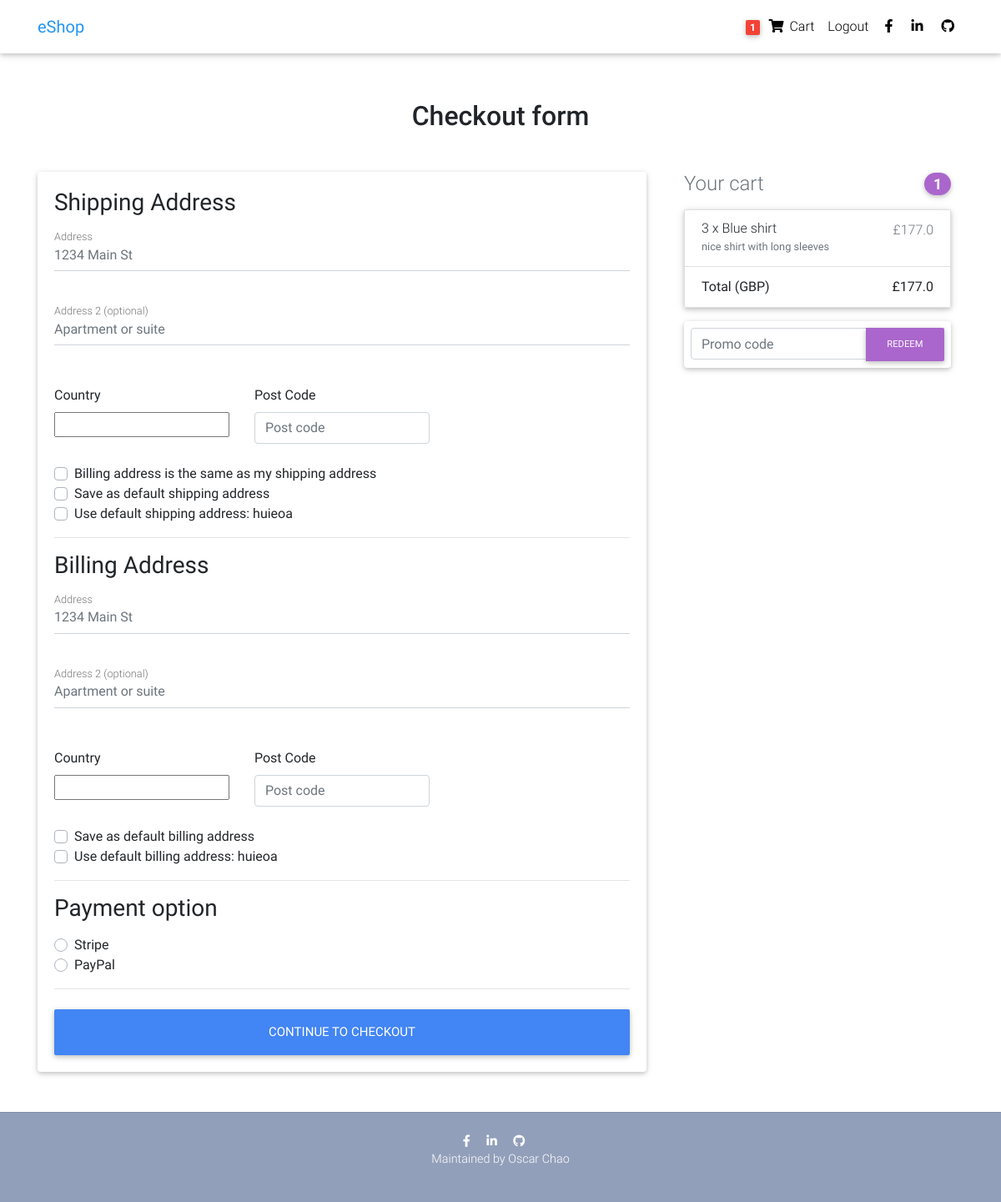
/checkout/ (signed in), run on an earlier commit of the app's database.
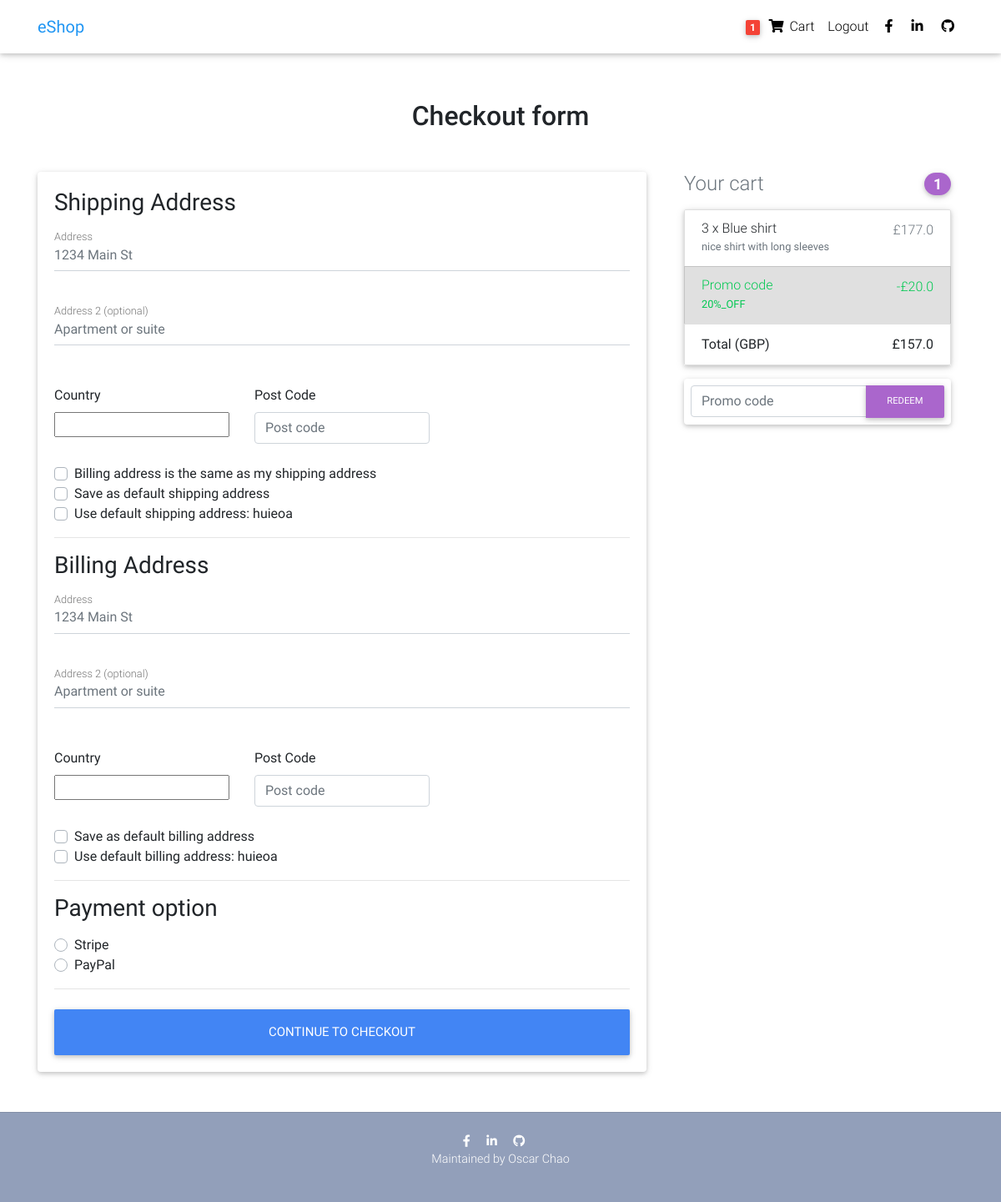
And on a later commit of the database.
### profiles/models.py (models this page shows, shortened)
class Order(models.Model):
    user = models.ForeignKey(settings.AUTH_USER_MODEL, on_delete=models.CASCADE)
    ref_code = models.CharField(max_length=20, blank=True, null=True)
    items = models.ManyToManyField(OrderItem)
    start_date = models.DateTimeField(auto_now_add=True)
    ordered_date = models.DateTimeField()
    ordered = models.BooleanField(default=False)
    shipping_address = models.ForeignKey('Address', related_name='shipping_address', on_delete=models.SET_NULL, blank=True, null=True)
    billing_address = models.ForeignKey('Address', related_name='billing_address', on_delete=models.SET_NULL, blank=True, null=True)
    payment = models.ForeignKey('Payment', on_delete=models.SET_NULL, blank=True, null=True)
    coupon = models.ForeignKey('Coupon', on_delete=models.SET_NULL, blank=True, null=True)
    being_delivered = models.BooleanField(default=False)
    received = models.BooleanField(default=False)
    refund_requested = models.BooleanField(default=False)
    refund_granted = models.BooleanField(default=False)
    def get_total(self):
        total = 0
        for order_item in self.items.all():
            total += order_item.get_final_price()
        if self.coupon:
            total -= self.coupon.amount
        return total

class OrderItem(models.Model):
    user = models.ForeignKey(settings.AUTH_USER_MODEL, on_delete=models.CASCADE)
    ordered = models.BooleanField(default=False)
    item = models.ForeignKey(Item, on_delete=models.CASCADE)
    quantity = models.IntegerField(default=1)
    def get_total_discount_item_price(self):
        return self.quantity * self.item.discount_price
    def get_final_price(self):
        if self.item.discount_price:
            return self.get_total_discount_item_price()
        return self.get_total_item_price()

class Item(models.Model):
    title = models.CharField(max_length=120)
    price = models.FloatField()
    discount_price = models.FloatField(blank=True, null=True)
    category = models.CharField(choices=CATEGORY_CHOICES, max_length=2)
    label = models.CharField(choices=LABEL_CHOICES, max_length=1)
    slug = models.SlugField()
    description = models.TextField()
    image = models.ImageField()

class Coupon(models.Model):
    code = models.CharField(max_length=15)
    amount = models.FloatField()

### profiles/views.py (the view, shortened to what this page needs)
# urls.py: path('checkout/', CheckoutView.as_view(), name='checkout'),
class CheckoutView(View):
    def get(self, *args, **kwargs):
        try:
            order = Order.objects.get(user=self.request.user, ordered=False)
            form = CheckOutForm()
            context = {
                'form': form,
                'couponform': CouponForm(),
                'order': order,
                'DISPLAY_COUPON_FORM': True
            }
            shipping_address_qs = Address.objects.filter(
                user=self.request.user,
                address_type='S',
                default=True
            )
            if shipping_address_qs.exists():
                context.update({'default_shipping_address': shipping_address_qs[0]})
            billing_address_qs = Address.objects.filter(
                user=self.request.user,
                address_type='B',
                default=True
            )
            if billing_address_qs.exists():
                context.update({'default_billing_address': billing_address_qs[0]})
            return render(self.request, "checkout.html", context)
        except ObjectDoesNotExist:
            messages.info(self.request, "You do not have an active order")
            return redirect("profiles:checkout")

### profiles/forms.py
class CheckOutForm(forms.Form):
    shipping_address = forms.CharField(required=False)
    shipping_address2 = forms.CharField(required=False)
    shipping_country = CountryField(blank_label='(select country)').formfield(
        required=False,
        widget=CountrySelectWidget(attrs={
        'class': 'custom-select d-block w-100',
    }))
    shipping_post_code = forms.CharField(required=False)
    billing_address = forms.CharField(required=False)
    billing_address2 = forms.CharField(required=False)
    billing_country = CountryField(blank_label='(select country)').formfield(
        required=False,
        widget=CountrySelectWidget(attrs={
        'class': 'custom-select d-block w-100',
    }))
    billing_post_code = forms.CharField(required=False)
    same_billing_address = forms.BooleanField(required=False)
    set_default_shipping = forms.BooleanField(required=False)
    use_default_shipping = forms.BooleanField(required=False)
    set_default_billing = forms.BooleanField(required=False)
    use_default_billing = forms.BooleanField(required=False)
    payment_option = forms.ChoiceField(widget=forms.RadioSelect, choices=PAYMENT_CHOICES)

### templates/checkout.html (shortened to what the changed rows need)
{% extends 'home-page.html' %}
{% block content %}
  <main>
    <div class="container wow fadeIn">
      <h2 class="my-5 h2 text-center">Checkout form</h2>
      <div class="row">
        <div class="col-md-4 mb-4">
          {% include 'order_snippet.html' %}
        </div>
      </div>
    </div>
  </main>
{% endblock content %}

### templates/order_snippet.html (shortened to what this page needs)
<div class="col-md-12 mb-4">
  <h4 class="d-flex justify-content-between align-items-center mb-3">
    <span class="text-muted">Your cart</span>
    <span class="badge badge-secondary badge-pill">{{ order.items.count }}</span>
  </h4>
  <ul class="list-group mb-3 z-depth-1">
    {% for order_item in order.items.all %}
      <li class="list-group-item d-flex justify-content-between lh-condensed">
        <div>
          <h6 class="my-0">{{ order_item.quantity }} x {{ order_item.item.title }}</h6>
          <small class="text-muted">{{ order_item.item.description }}</small>
        </div>
        <span class="text-muted">£{{ order_item.get_final_price }}</span>
      </li>
    {% endfor %}
    {% if order.coupon %}
      <li class="list-group-item d-flex justify-content-between bg-light">
        <div class="text-success">
          <h6 class="my-0">Promo code</h6>
          <small>{{ order.coupon.code }}</small>
        </div>
        <span class="text-success">-£{{ order.coupon.amount }}</span>
      </li>
    {% endif %}
    <li class="list-group-item d-flex justify-content-between">
      <strong><span>Total (GBP)</span></strong>
      <strong>£{{ order.get_total }}</strong>
    </li>
  </ul>
  {% if DISPLAY_COUPON_FORM %}
    <form class="card p-2" action="{% url 'profiles:add-coupon'%}" method="POST">
        <div class="input-group">
          {{ couponform.code }}
          <div class="input-group-append">
            <button class="btn btn-secondary btn-md waves-effect m-0" type="submit">Redeem</button>
          </div>
        </div>
    </form>
  {% endif %}
</div>

What changed in the data, as far as the page shows it:
changed Order: coupon_id empty → 1 (drawn); coupon.code (not shown) → "20%_OFF"; coupon.amount (not shown) → "20.0"; get_total "177.0" → "157.0"
Also different on the page:
text now shown: "Promo code -£"
